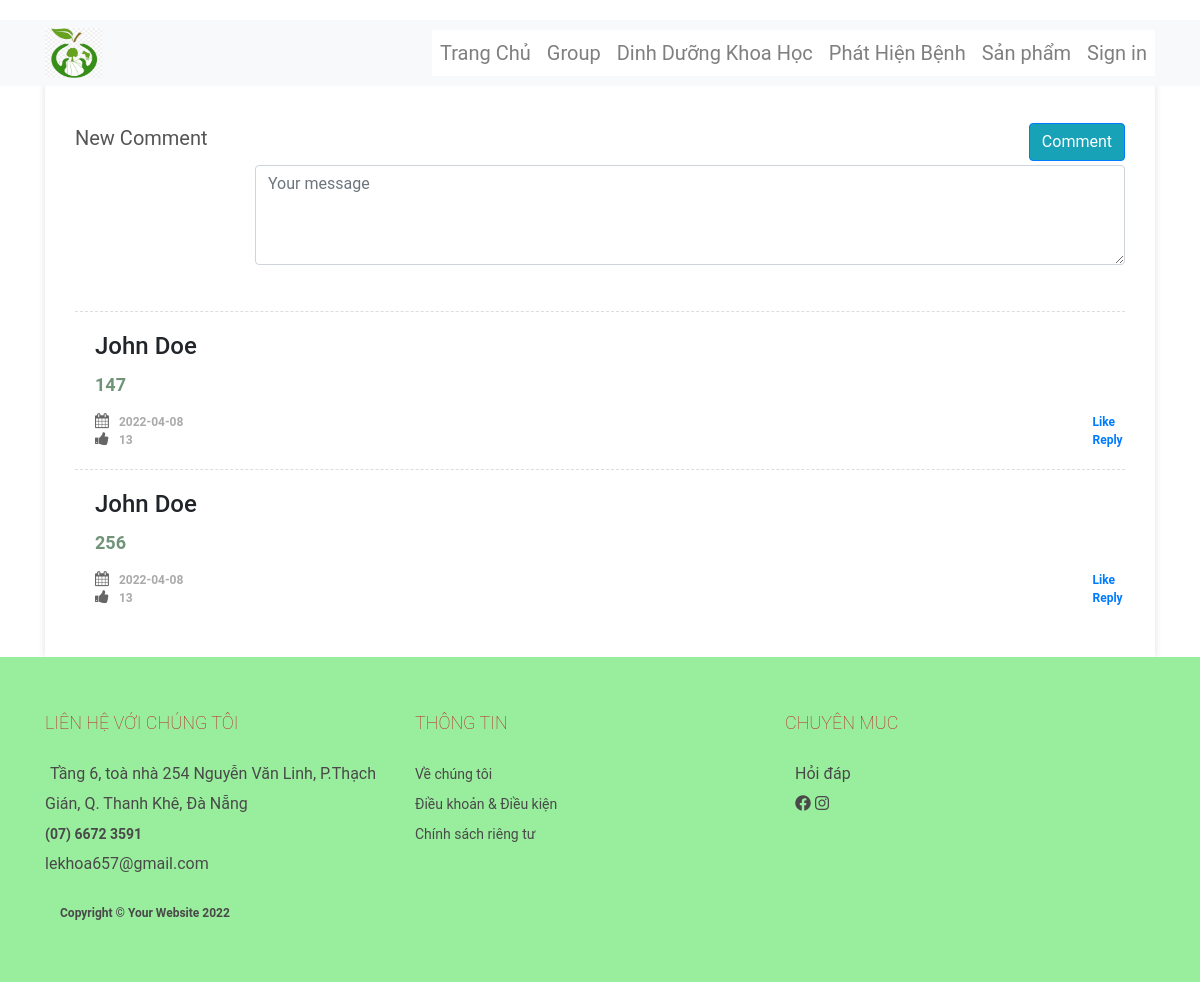
The page /topic/1 on the database its author committed.
### app.py (models this page shows)
class Comments(db.Model):
    Id_Topic = db.Column(db.Integer, db.ForeignKey('topic.Id_Topic'))
    Id_Account = db.Column(db.Integer, db.ForeignKey('accounts.Id_Account'))
    Id_Comment = db.Column(db.Integer, primary_key= True)
    Description = db.Column(db.String(2000), nullable=False)
    Date_Created = db.Column(db.DateTime, default=datetime.utcnow)

### app.py (the view)
@app.route('/topic/<int:Id_Topic>', methods = ['POST','GET'])
def comment(Id_Topic):
    username = user_name[-1]
    error = None
    now = datetime.now()
    if request.method == 'POST':
        comment_content = request.form['comment']
        new_comment = Comments(Id_Account =  1,Description=comment_content,Id_Topic= Id_Topic,Date_Created = now)
        db.session.add(new_comment)
        db.session.commit()
        return redirect('/topic/'+str(Id_Topic))
    else:
        topic = Topic.query.filter_by(Id_Topic = Id_Topic).all()
        comments = Comments.query.filter_by(Id_Topic = Id_Topic).all()
        return render_template('post_detail.html', comments=comments,topic = topic,username=username)
    return render_template('post_detail.html',username=username)

### templates/post_detail.html (shortened to what this page needs)
<!DOCTYPE html>
<html>
<head>
    <link rel="stylesheet" href="https://cdnjs.cloudflare.com/ajax/libs/font-awesome/6.0.0/css/all.min.css">
    <link rel="stylesheet" href="https://cdn.jsdelivr.net/npm/bootstrap@4.5.3/dist/css/bootstrap.min.css">
    <link rel="stylesheet" href="{{ url_for('static',filename='css/main.css') }}">
</head>
<body>
  <section class="navigation">
    <div class="navbar navbar-expand-md bg-light navbar-light">
        <nav class="container" >
          <a class="navbar-brand" href="#"><img src="{{url_for('static',filename = 'image/logo.png')}}" class="logo" alt=""></a>
          <div class="navbar-brand">
            <ul class="navbar-nav ml-auto">
              <li class="nav-item">
                <a class="nav-link" href="./homepage">Trang Chủ</a>
              </li>
              <li class="nav-item">
                <a class="nav-link" href="./topic">Group</a>
              </li>
              <li class="nav-item">
                <a class="nav-link" href="./dinhduong">Dinh Dưỡng Khoa Học</a>
              </li>
              <li class="nav-item">
                <a class="nav-link" href="./detect">Phát Hiện Bệnh</a>
              </li>
              <li class="nav-item">
                <a class="nav-link" href="./product">Sản phẩm</a>
              </li>
                {%if username%}
              <li class="nav-item">
                  <a class="nav-link" >{{username}}</a>
              </li>
              <li class="nav-item">
                <a class="nav-link" href="./logout" >Log Out</a>
            </li>
              {%else%}
              <li class="nav-item">
                <a class="nav-link" href="./login">Sign in</a>
              </li>
              {%endif%}
            </ul>
        </nav>
    </div>
</section>
<body>
    <div class="container">
        <link href="https://maxcdn.bootstrapcdn.com/font-awesome/4.3.0/css/font-awesome.min.css" rel="stylesheet">
        <section class="post-item" id="comments">
            <div style="margin: 0 30px;">
                <form method = "post">
                    <h3 class="pull-left">New Comment</h3>
                    <button type="submit" class="btn btn-primary pull-right">Comment</button>
                    <fieldset>
                        <div class="row">
                            <div class="col-sm-3 col-lg-2 hidden-xs">
                            </div>
                            <div class="form-group col-xs-12 col-sm-9 col-lg-10">
                                <textarea class="form-control" name = "comment" id="comment" placeholder="Your message" required=""></textarea>
                            </div>
                        </div>
                    </fieldset>
                </form>
                {% for comment in comments %}
                  <div class="media">
                      <div class="media-body">
                           {%if username%}
                          <h4 class="media-heading">{{username}}</h4>
                          {%else%}
                          <h4 class="media-heading">John Doe</h4>
                          {%endif%}
                          <p> {{comment.Description}} </p>
                          <ul class="list-unstyled list-inline media-detail pull-left">
                              <li><i class="fa fa-calendar"></i>{{comment.Date_Created.date()}}</li>
                              <li><i class="fa fa-thumbs-up"></i>13</li>
                          </ul>
                          <ul class="list-unstyled list-inline media-detail pull-right">
                              <li class=""><a href="">Like</a></li>
                              <li class=""><a href="">Reply</a></li>
                          </ul>
                      </div>
                  </div>
                {% endfor %}
            </div>
        </section>
    </div>
    <div class="location">
        <div class="container">
              <div class="footer__contact">
                <div class="body_footter">
                <div class="left">
                <p class="footer__contact-title">LIÊN HỆ VỚI CHÚNG TÔI</p>
                <ul class="footer__contact-list">
                  <li >
                    <a class="footer__contact-address"> Tầng 6, toà nhà 254 Nguyễn Văn Linh, P.Thạch Gián, Q. Thanh
                      Khê, Đà Nẵng</a>
                  </li>
                  <li >
                      <a class="footer__contact-phone">(07) 6672 3591 </a>
                    </li>
                    <li >
                      <a class="footer__contact-mail">
                        lekhoa657@gmail.com
                      </a>
                    </li>
                  </div>
                 <div class="right">
                <p class="footer__contact-title">THÔNG TIN</p>
                  <ul class="footer__shipping">
                    <li>
                      <a>Về chúng tôi</a>
                    </li>
                    <li>
                      <a>Điều khoản &amp; Điều kiện</a>
                    </li>
                    <li>
                      <a>Chính sách riêng tư</a>
                    </li>
                  </ul>
                   </div>
                   <div class="center">
                    <p class="footer__contact-title">CHUYÊN MUC</p>
                    <ul class="footer__center">
                      <li>
                        <a>Hỏi đáp</a>
                      </li>
                      <li>
                        <a class="bth-social" href="https://www.facebook.com/">
                          <i class="fab fa-facebook"></i>
                        </a>
                        <a class="bth-social" href="https://www.instagram.com/">
                          <i class="fab fa-instagram"></i>
                        </a>
                      </li>
                    </ul>
                   </div>
              </div>
                  <div class="col-sm-12 col-md-8">
                    <p class="footer__extend-text">
                      Copyright © Your Website 2022
                    </p>
                  </div>
                  <div className="col-sm-12 col-md-4">
                    <div className="footer__extend-img d-flex justify-content-end">
                    </div>
              </div>
                </div>
              </div>
          </div>
</body>
</html>

### static/css/main.css (style rules this page uses)
* { margin: 0; padding: 0; list-style: none; font-family: "Roboto", Sans-serif; scroll-behavior: smooth; }
p { font-size: 18px; font-weight: 600; color: rgb(113, 148, 121); }
.navbar-brand { list-style-type: none; margin: 0; padding: 0; overflow: hidden; }
.nav-item { float: right ; font-size: 20px; }
.nav-item a { display: block; padding: 8px; background-color: white; }
.logo { width: 58px; height: 50px; }
.navigation { background-color:white ; }
.btn { background-color: #17a2b8; }
.location { background-color: rgb(153, 238, 157); padding: 52px 0 20px; }
.footer__contact-title { color: #bd1d1d; font-size: 18px; font-weight: 100; white-space: nowrap; }
.footer__contact-list { margin-top: 23px; margin-bottom: 25px; line-height: 30px; color: #494949; }
.footer__contact-phone { padding-right: 10px; font-size: 14px; font-family: "Roboto", sans-serif; text-decoration: none; font-weight: 600; }
.footer__contact-address { line-height: 30px; padding-left: 5px; }
.footer__shipping > li > a { margin-left: 0px; font-size: 14px; font-family: "Roboto", sans-serif; text-decoration: none; }
.footer__shipping { margin-top: 23px; margin-bottom: 25px; line-height: 30px; color: #494949; }
.footer__extend-text { color: #494949; font-size: 12px; }
.body_footter { display: flex; }
.body_footter .left { flex: 1; }
.body_footter .right { flex: 1; }
.footer__center { margin-left: 10px; margin-top: 23px; margin-bottom: 25px; line-height: 30px; color: #494949; }
.body_footter .center { flex: 1; }
.footer__contact a { color:#494949 ; text-decoration: none; }
body { margin-top: 20px; }
.post-item { padding: 30px 0; background-color: #FFFFFF; }
.post-item h3 { font-weight: 400; font-size: 20px; color: #555555; margin: 10px 0 15px; padding: 0; }
#comments { box-shadow: 0 -1px 6px 1px rgba(0, 0, 0, 0.1); background-color: #FFFFFF; }
#comments form { margin-bottom: 30px; }
#comments .btn { margin-top: 7px; }
#comments form fieldset { clear: both; }
#comments form textarea { height: 100px; }
#comments .media { border-top: 1px dashed #DDDDDD; padding: 20px 0; margin: 0; }
#comments .media h4 { margin: 0 0 10px; }
#comments .media p { margin-bottom: 15px; text-align: justify; }
#comments .media-detail { margin: 0; }
#comments .media-detail li { color: #AAAAAA; font-size: 12px; padding-right: 10px; font-weight: 600; }
#comments .media-detail li:last-child { padding-right: 0; }
#comments .media-detail li i { color: #666666; font-size: 15px; margin-right: 10px; }

### rows shown on the page
Comments: Description "147", Date_Created "2022-04-08"
Comments: Description "256", Date_Created "2022-04-08"
